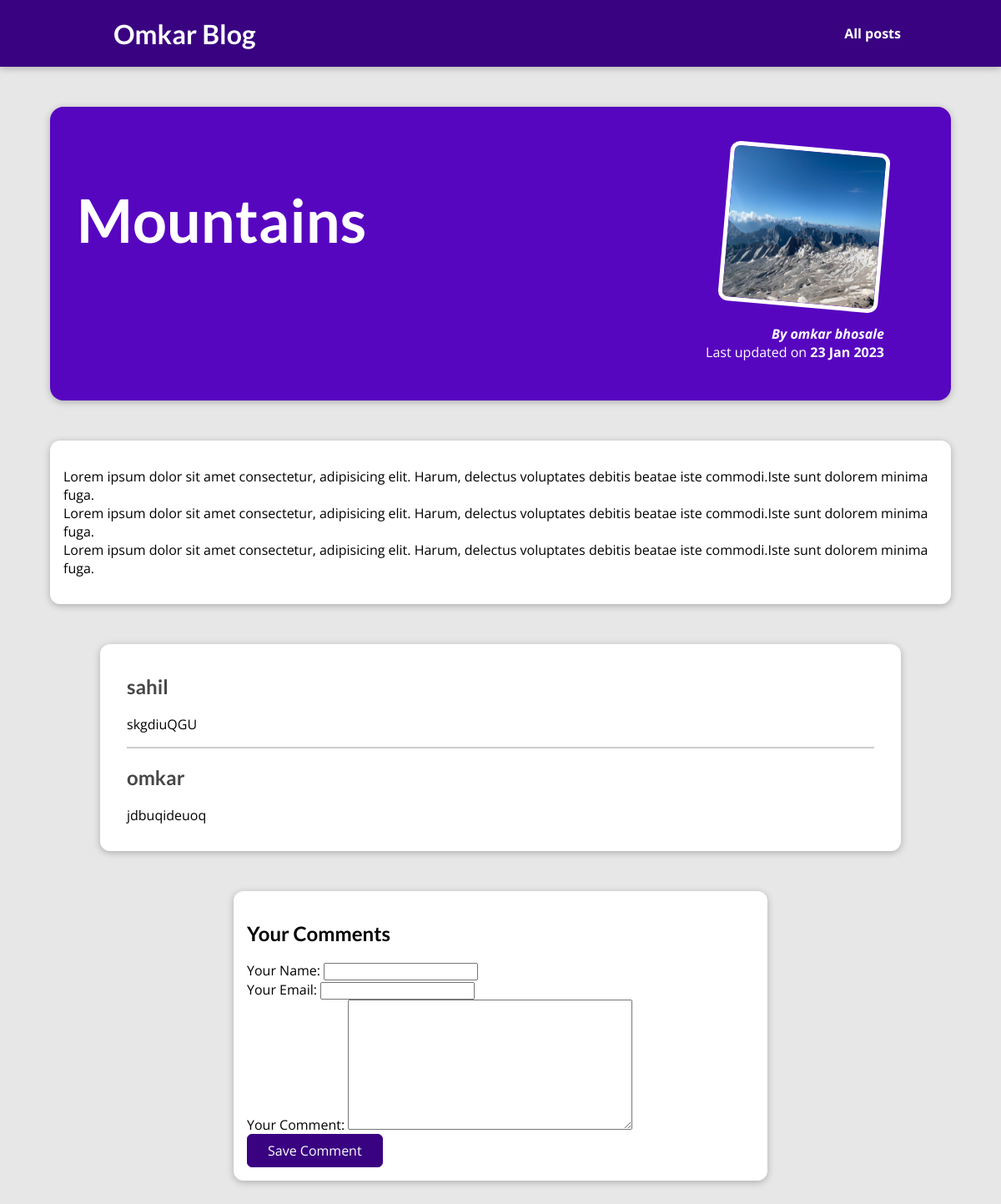
Screenshot of /posts/mountains with the database file from the repository.
### blog/models.py (models this page shows, shortened)
class Post(models.Model):
    title = models.CharField(max_length=50)
    excert = models.CharField(max_length=200)
    image = models.ImageField(upload_to="posts", null=True)
    date = models.DateField(auto_now=True)
    slug = models.SlugField(unique=True)
    content = models.TextField(validators=[MinLengthValidator(10)])
    author = models.ForeignKey(Author,on_delete=models.CASCADE)
    tags = models.ManyToManyField(Tag)

class Author(models.Model):
    first_name = models.CharField(max_length=100)
    last_name = models.CharField(max_length=100)
    email = models.EmailField()
    def __str__(self):
        return f"{self.first_name}  {self.last_name}"

class Comment(models.Model):
    user_name = models.CharField(max_length=100)
    user_email = models.EmailField()
    text = models.TextField(max_length=400)
    post = models.ForeignKey(Post,on_delete=models.CASCADE,related_name="comments")

### blog/views.py (the view, shortened to what this page needs)
# urls.py: path("posts/<slug:slug>",views.SinglePostView.as_view(), name="post-detail-page"), # /posts/my-first-post
class SinglePostView(View):
    def get(self,request,slug):
        post = Post.objects.get(slug=slug)
        context = {
            "post":post,
            "post_tags":post.tags.all(),
            "comment_form":CommentForm(),
            "comments":post.comments.all().order_by("-id")
        }
        return render(request,"blog/post-detail.html",context)

### blog/forms.py
class CommentForm(forms.ModelForm):
    class Meta:
        model = Comment
        exclude = ["post"]
        labels = {
            "user_name":"Your Name",
            "user_email":"Your Email",
            "text" : "Your Comment"
        }

### blog/templates/blog/post-detail.html (shortened to what this page needs)
{% extends 'base.html' %}
{% load static %}
{% block css_files%}
<link rel="stylesheet" href="{% static "blog/post-detail.css"%}">
{% endblock %}
{% block content %}
<section id="summary">
<h2>{{post.title}}</h2>
<article>
    <img src="{{post.image.url}}" alt="{{post.title}}">
    <address>By <a href="mailto:{{post.author.email}}">{{ post.author }}</a></address>
    <div>
        Last updated on <time>{{ post.date|date:"d M Y"}}</time>
    </div>
</article>
</section>
<main>
   {{post.content | linebreaks}}
</main>
<section id="comments">
    <ul>
        {% for comment in comments %}
            <li>
                <h2>{{ comment.user_name }}</h2>
                <p>{{ comment.text| linebreaks}}</p>
            </li>
        {%endfor%}
    </ul>
</section>
<section id="comment-form">
    <h2>Your Comments</h2>
    <form action="{% url "post-detail-page" post.slug%}" method="POST">
        {% for form_field in comment_form %}
        <div id="form-control">
            {{ form_field.label_tag }}
            {{ form_field }}
        </div>
        {%endfor%}
        <button>Save Comment</button>
    </form>
</section>
{% endblock %}

### templates/base.html (shortened to what this page needs)
{%load static%}
<!DOCTYPE html>
<html lang="en">
<head>
    <link rel="stylesheet" href="{% static "app.css" %}">
    {% block css_files %} {% endblock %}
</head>
<body>
    <header id="main-navigation">
        <h1><a href=" {% url "starting_page" %}">Omkar Blog</a></h1>
        <nav>
            <a href="{% url "posts-page" %}">All posts</a>
        </nav>
    </header>
    {% block content%}
    {% endblock %}
</body>
</html>

### static/app.css (style rules this page uses)
* { box-sizing: border-box; }
html { font-family: 'Open Sans', 'Lato', sans-serif; }
body { margin: 0; }
h1, h2, h3 { font-family: 'Lato', sans-serif; font-weight: bold; }
#main-navigation { width: 100%; height: 5rem; display: flex; justify-content: space-between; align-items: center; padding: 0 10%; position: absolute; top: 0; left: 0; }
#main-navigation a { text-decoration: none; color: white; font-weight: bold; margin-left: 1rem; }

### blog/static/blog/post-detail.css (style rules this page uses)
body { background-color: #e7e7e7; }
#main-navigation { background-color: #390281; box-shadow: 0 2px 8px rgba(0, 0, 0, 0.25); }
#summary { margin: 8rem auto 3rem auto; padding: 2rem; width: 90%; max-width: 90rem; border-radius: 16px; background-color: #5706c0; position: relative; box-shadow: 0 2px 8px rgba(0, 0, 0, 0.25); height: 22rem; }
#summary h2 { color: white; font-size: 4.5rem; margin-bottom: 0.25rem; }
#summary article { position: absolute; top: 2rem; right: 3rem; padding: 1rem 2rem; border-radius: 12px; text-align: right; color: white; }
#summary article img { width: 12rem; height: 12rem; border-radius: 12px; transform: rotateZ(5deg); border: 5px solid white; margin-bottom: 1rem; }
#summary address { font-weight: bold; }
#summary a { color: white; text-decoration: none; }
#summary time { font-weight: bold; }
main { width: 90%; max-width: 90rem; margin: 3rem auto; background-color: white; padding: 1rem; border-radius: 12px; box-shadow: 0 2px 8px rgba(0, 0, 0, 0.25); }
#comment-form { margin: 3rem auto; width: 90%; max-width: 40rem; border-radius: 12px; background-color: white; box-shadow: 0 2px 8px rgba(0, 0, 0, 0.25); padding: 1rem; }
#comment-form button { font: inherit; background-color: #390281; color: white; border: 1px solid #390281; padding: 0.5rem 1.5rem; border-radius: 6px; cursor: pointer; }
section#comments { margin: 3rem auto; width: 90%; max-width: 60rem; border-radius: 12px; background-color: white; box-shadow: 0 2px 8px rgba(0, 0, 0, 0.25); padding: 1rem 2rem; }
section#comments ul { list-style: none; margin: 0; padding: 0; }
#comments li { margin-bottom: 1rem; border-bottom: 2px solid #ccc; }
#comments li:last-of-type { border-bottom: none; }
#comments h2 { color: #464646; }

### rows the page displays
Post: title "Mountains", image (picture), author "omkar bhosale", date "23 Jan 2023", content "Lorem ipsum dolor sit amet consectetur, adipisicing elit. Harum, delectus voluptates debitis beatae iste commodi.Iste sunt dolorem minima fuga. Lorem ipsum dolor sit amet consectetur, adipisicing elit. Harum, delectus voluptates debitis beatae iste commodi.Iste sunt dolorem minima fuga. Lorem ipsum dolor sit amet consectetur, adipisicing elit. Harum, delectus voluptates debitis beatae iste commodi.Iste sunt dolorem minima fuga."
Comment: user_name "sahil", text "skgdiuQGU"
Comment: user_name "omkar", text "jdbuqideuoq"
